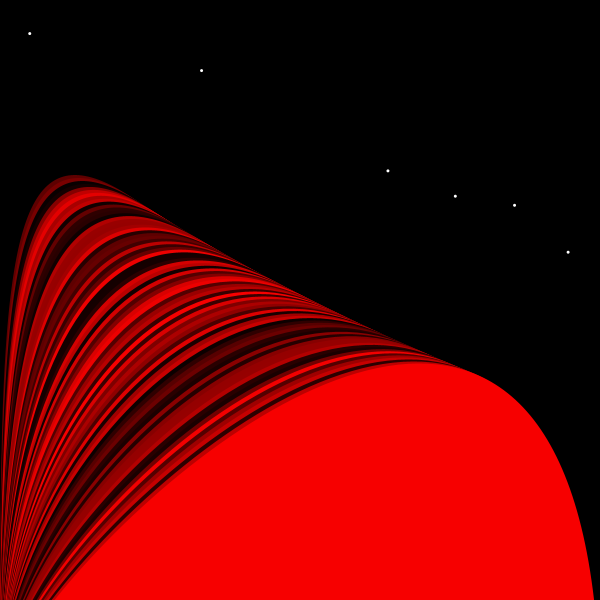
Frame 1 (no input)
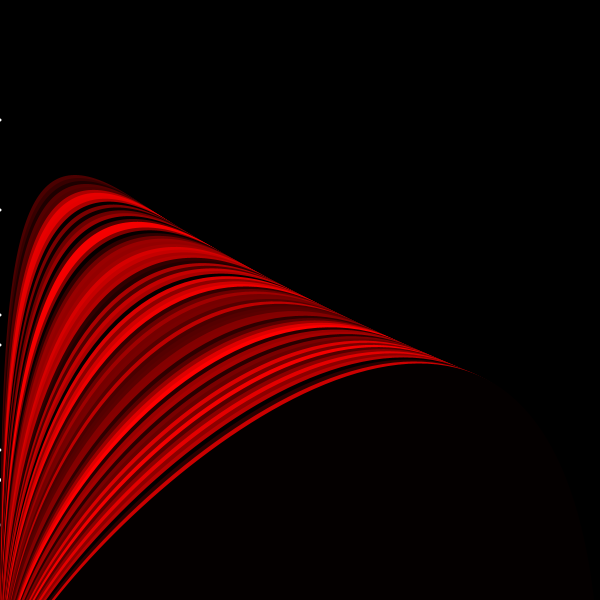
Frame 60 (the mouse pressed at the canvas centre just before this capture)
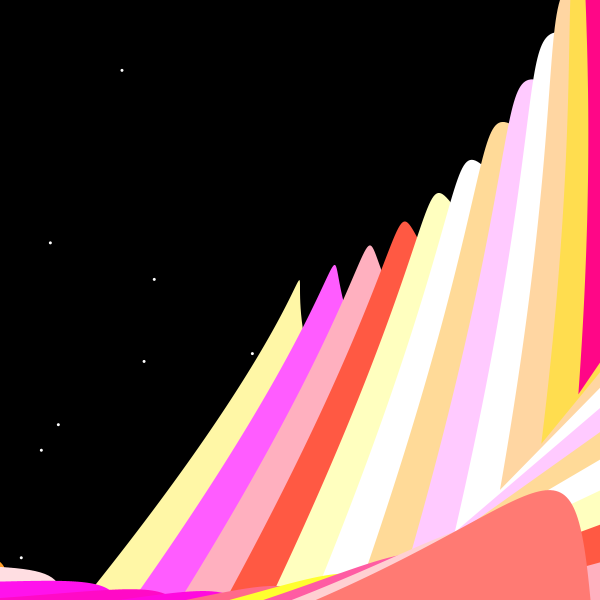
Frame 120 (the mouse held since frame 60 and released just before this capture)

The Processing sketch that drew these frames (run headless with seeded random() and noise(); from frame 60 on, the mouse is pressed at the canvas centre):

// Processing sketch: processing_131778
// ── processing_131778.pde

Rain r1; //código adaptado, retirado de http://processing.org/discourse/beta/num_1275997615.html


int numDrops = 10;
Rain[] drops = new Rain[numDrops]; // Declare and create the array

void setup() {
  size(600,600);
  smooth();
  noStroke();
  //Loop through array to create each object
  for (int i = 0; i < drops.length; i++) {

    drops[i] = new Rain(); // Create each object
    r1 = new Rain();
  }
}

void draw(){
 
  fill(0);
  rect(0,0,600,600);
  //Loop through array to use objects.
  for (int i = 0; i < drops.length; i++) {
    drops[i].fall();
  }
  for (int i = 0; i < 600; i = i+8) {
    fill(mouseX+random(255),+random(mouseY),random(mouseX));
bezier(width, 700, i, mouseY, mouseX*2, i, 0, 700);
rotate(mouseY);
}
}

class Rain {
  float r = random(600);
  float y = random(600);
  void fall() {
    y = y + 15;
    fill(255);
    ellipse(r, y, 3, 3);

   if(y>height){
   r = random(mouseX);
   y = random(mouseY);
   }

  }
}
